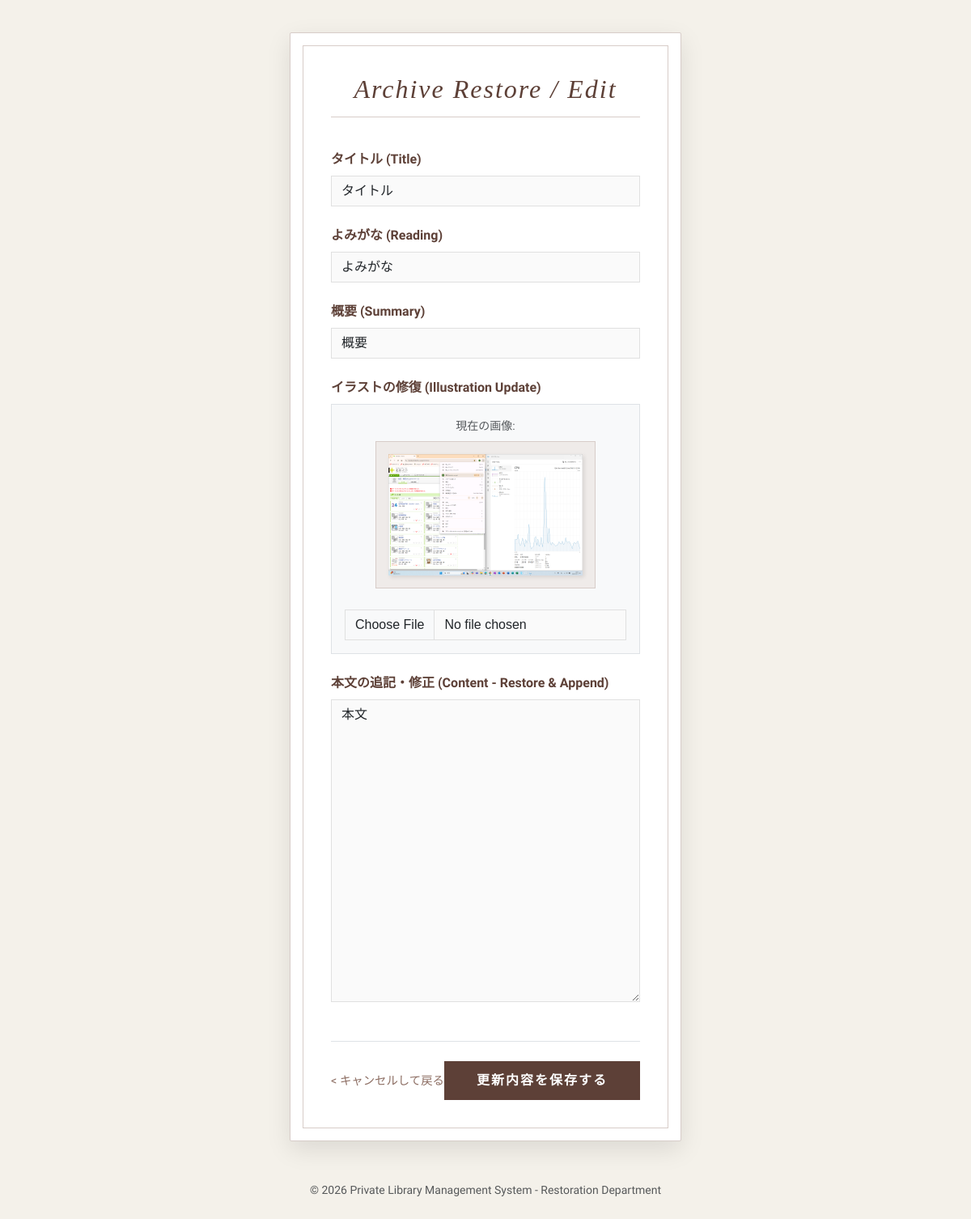
Screenshot of /testApp/post/27/edit/ (signed in) with the database file from the repository.
### testApp/models.py (models this page shows, shortened)
class Post(models.Model):
    title = models.CharField(max_length=200)
    title_kana = models.CharField(max_length=200, verbose_name="記事タイトルのよみがな", blank=True, null=True)
    summary = models.TextField(max_length=250, verbose_name="概要", blank=True, null=True)
    content = models.TextField()
    author = models.ForeignKey(User, on_delete=models.CASCADE)
    created_at = models.DateTimeField(auto_now_add=True)
    parent = models.ForeignKey('self', on_delete=models.CASCADE, null=True, blank=True, related_name='replies')
    image = models.ImageField(upload_to='images/', blank=True, null=True)

### testApp/views.py (the view, shortened to what this page needs)
# urls.py: path('post/<int:pk>/edit/', views.edit_post, name='edit_post'),
@login_required
def edit_post(request, pk):
    post = get_object_or_404(Post, pk=pk)
    if post.author != request.user:
        return redirect('timeline')
    return render(request, 'edit_post.html', {'post': post})

### templates/edit_post.html (shortened to what this page needs)
<!DOCTYPE html>
<html lang="ja">
<head>
    <link href="https://cdn.jsdelivr.net/npm/bootstrap@5.3.0/dist/css/bootstrap.min.css" rel="stylesheet">
</head>
<body>
<div class="container d-flex justify-content-center">
    <div class="restore-container">
        <h2>Archive Restore / Edit</h2>
        <form method="POST" enctype="multipart/form-data">
            <div class="mb-4">
                <label class="form-label">タイトル (Title)</label>
                <input type="text" name="title" class="form-control" value="{{ post.title }}" required>
            </div>
            <div class="mb-4">
                <label class="form-label">よみがな (Reading)</label>
                <input type="text" name="title_kana" class="form-control" value="{{ post.title_kana }}">
            </div>
            <div class="mb-4">
                <label class="form-label">概要 (Summary)</label>
                <input type="text" name="summary" class="form-control" value="{{ post.summary }}">
            </div>
            <div class="mb-4">
                <label class="form-label">イラストの修復 (Illustration Update)</label>
                <div class="p-3 border bg-light">
                    {% if post.image %}
                        <div class="mb-3 text-center">
                            <span class="text-muted d-block small mb-2">現在の画像:</span>
                            <div class="current-image-box">
                                <img src="{{ post.image.url }}" alt="current image" style="max-height: 150px; width: auto; box-shadow: 2px 2px 5px rgba(0,0,0,0.1);">
                            </div>
                        </div>
                    {% endif %}
                    <input type="file" name="image" class="form-control" accept="image/*">
                </div>
            </div>
            <div class="mb-5">
                <label class="form-label">本文の追記・修正 (Content - Restore & Append)</label>
                <textarea name="content" rows="15" class="form-control" placeholder="物語を修復、または追記してください...">{{ post.content }}</textarea>
            </div>
            <div class="d-flex justify-content-between align-items-center border-top pt-4">
                <a href="{% url 'post_detail' post.pk %}" class="btn-cancel">
                    &lt; キャンセルして戻る
                </a>
                <button type="submit" class="btn btn-restore">
                    更新内容を保存する
                </button>
            </div>
        </form>
    </div>
</div>
<footer class="text-center mt-5 mb-5 text-muted">
    <small>© 2026 Private Library Management System - Restoration Department</small>
</footer>
</body>
</html>

### templates/edit_post.html (style rules this page uses)
body { background-color: #f4f1ea; background-image: url('https://www.transparenttextures.com/patterns/paper.png'); font-family: 'Sawarabi Mincho', serif; color: #3e2723; padding: 40px 0; }
.restore-container { max-width: 800px; background: #fff; padding: 50px; border-radius: 2px; box-shadow: 0 10px 30px rgba(0,0,0,0.1); border: 1px solid #d7ccc8; position: relative; }
.restore-container::before { content: ""; position: absolute; top: 15px; left: 15px; right: 15px; bottom: 15px; border: 1px double #d7ccc8; pointer-events: none; }
h2 { font-family: 'Playfair Display', serif; text-align: center; font-style: italic; color: #5d4037; margin-bottom: 40px; letter-spacing: 2px; border-bottom: 1px solid #d7ccc8; padding-bottom: 15px; }
.form-label { color: #5d4037; font-weight: bold; margin-bottom: 8px; display: inline-block; }
.form-control { border: 1px solid #e0e0e0; border-radius: 0; background-color: #fafafa; transition: 0.3s; font-family: sans-serif; }
.current-image-box { background: #efebe9; padding: 15px; border: 1px solid #d7ccc8; display: inline-block; margin-bottom: 10px; }
.btn-restore { background-color: #5d4037; color: #fff; border-radius: 0; padding: 12px 40px; border: none; letter-spacing: 2px; transition: 0.3s; font-weight: bold; }
.btn-cancel { color: #8d6e63; text-decoration: none; transition: 0.3s; font-size: 0.9rem; }

### rows the page displays
Post: title "タイトル", title_kana "よみがな", summary "概要", image (picture), content "本文"
